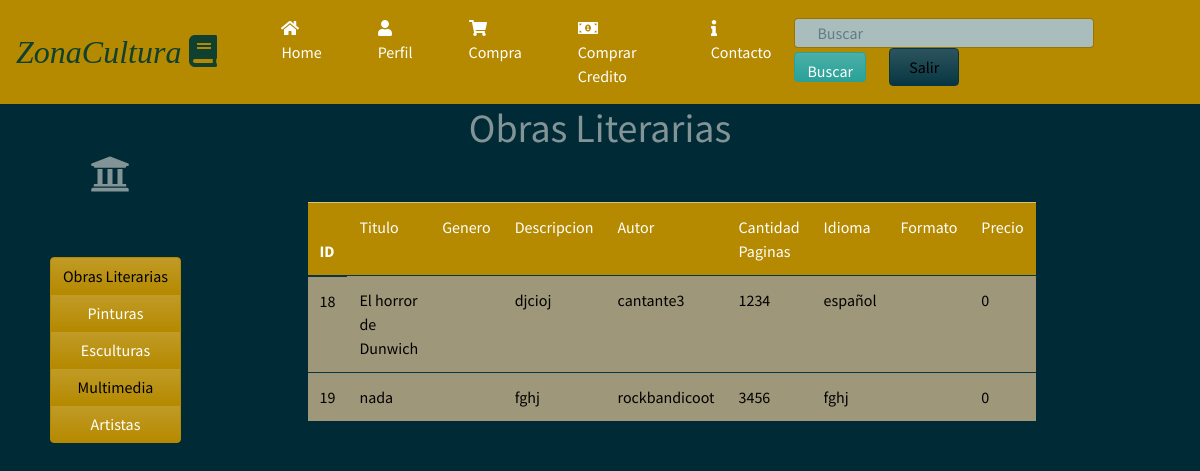
The page /CatalogoLibros (signed in) on the database as committed earlier.
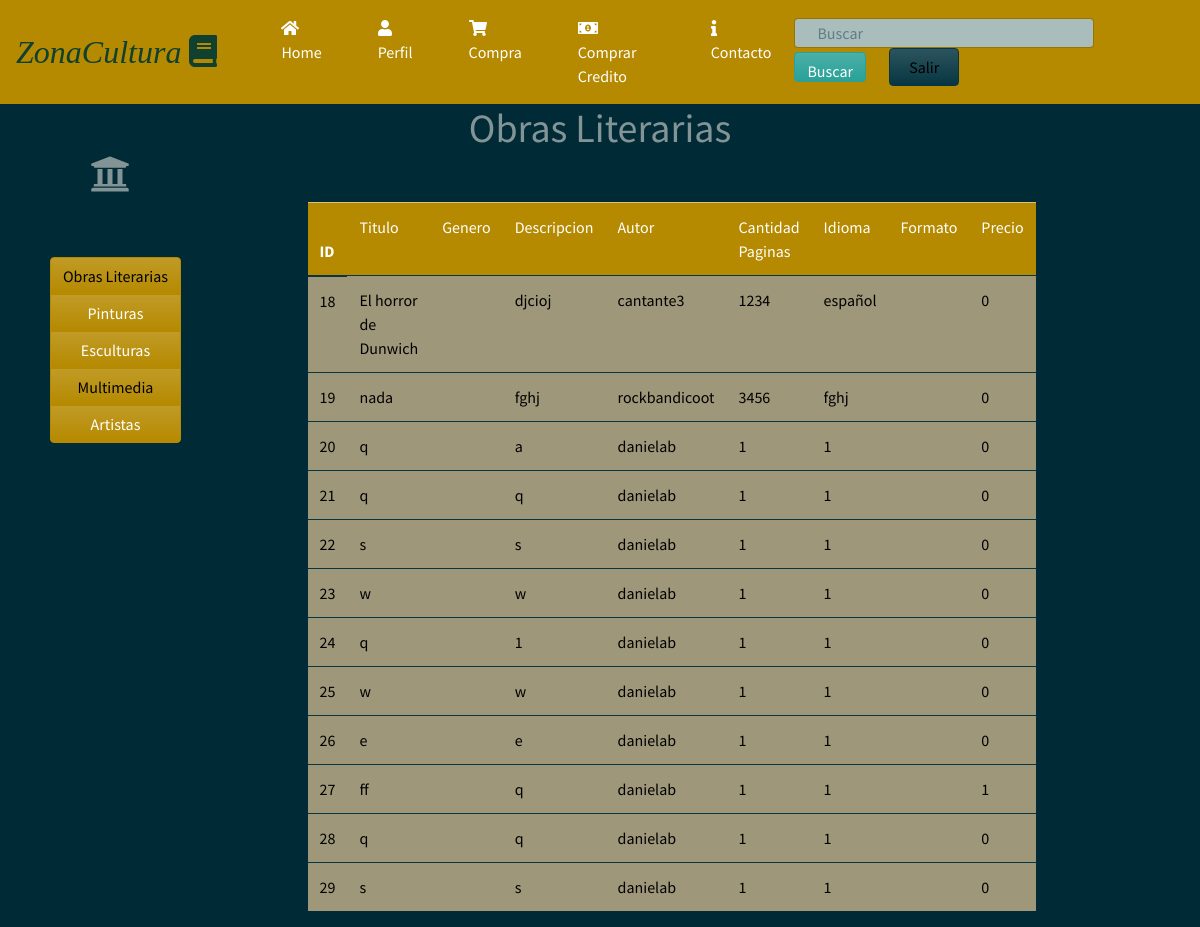
The same page on the database as committed later.
### homePage/models.py (models this page shows, shortened)
class infoLibro(models.Model):
	user=models.ForeignKey(User,on_delete=models.SET_NULL, null=True)
	archivo=models.FileField(upload_to='contenido/books/', validators=[validate_file_extension],default='contenido/books/default.pdf')
	genero= models.ForeignKey(GeneroLiterario, on_delete=models.SET_NULL, null=True)
	Titulo= models.CharField(max_length=50)
	Descripcion=models.TextField(max_length=2000)
	ISBN= models.IntegerField()
	PrecioLibro= models.IntegerField(default=0)
	CantidadPaginas=models.IntegerField()
	Idioma=models.CharField(max_length=15)
	imagen=models.ImageField(upload_to='images/books/covers/',default='images/books/covers/default.jpg', null=True,blank=True )

### homePage/views.py (the view)
# urls.py: url(r'^CatalogoLibros$',views.libros_view, name='catalogo libros'),
@login_required(login_url='/')
def libros_view(request):
	libros=infoLibro.objects.all()
	contexto={'libros':libros}
	return render(request, 'catalogolibros.html',contexto)

### homePage/templates/catalogolibros.html (shortened to what this page needs)
{% load staticfiles %}
<!DOCTYPE html>
<html>
<head>
  <link rel="stylesheet" type="text/css" href="{% static 'css/bootstrap1.min.css' %}">
  <link rel="stylesheet" href="https://use.fontawesome.com/releases/v5.0.8/css/solid.css">
    <link rel="stylesheet" href="static/css/paginahome.css">
</head>
<body>
  <nav class="navbar navbar-expand-lg navbar-dark bg-primary">
      <a class="navbar-brand"><em><font size="6" color="#0F4030" face="Trebuchet MS">ZonaCultura  <i class="fas fa-book"></i></font></em></a>
    <div class="collapse navbar-collapse" id="navbarColor01">
      <ul class="navbar-nav mr-auto">
          <li class="nav-item active">
            <a class="nav-link" href="/HomePage"><i class="fas fa-home"></i> Home<span class="sr-only">(current)</span></a>
          </li>
          <li class="nav-item active">
            <a class="nav-link" href="Perfil"><i class="fas fa-user"></i> Perfil</a>
          </li>
          <li class="nav-item active">
            <a class="nav-link" href="CarritoVista"><i class="fas fa-shopping-cart"></i> Compra</a>
          </li>
          <li class="nav-item active">
            <a class="nav-link" href="CompraCredito"><i class="fas fa-money-bill-alt"></i> Comprar Credito</a>
          </li>
          <li class="nav-item active">
            <a class="nav-link" href=""><i class="fas fa-info"></i>  Contacto</a>
          </li>
      </ul>
      <form class="form-inline my-2 my-lg-2">
        <div class="col-12">
            <input class="form-control mr-sm-0" type="text" placeholder="Buscar" id="input-search">
            <button class="btn btn-success" type="submit" id="Buscar">Buscar</button>
            <button class="btn btn-dark my-5 my-sm-0" type="submit" id="Salir"><a href="">Salir</a></button>
          </div>
      </form>
    </div>
  </nav>
<div>
    <div class="row">
      <div class="col col-3">
        <h1><i class="fas fa-university" id="lll"></i></h1>
          <div class="btn-group-vertical" data-toggle="buttons">
            <button type="button" class="btn btn-primary"><a href="CatalogoLibros">Obras Literarias</a></button>
            <button type="button" class="btn btn-primary">Pinturas</button>
            <button type="button" class="btn btn-primary">Esculturas</button>
            <button type="button" class="btn btn-primary"><a href="CatalogoMultimedia">Multimedia</a></button>
            <button type="button" class="btn btn-primary">Artistas</button>
          </div>
      </div>
      <div class="col col-6">
        <div class="container-lit conteiner">
          <h1 align="center">Obras Literarias</h1>
          <form class="site-form" method="post">
            <table class="table table-hover">
              <thead>
                <tr class="table-primary">
                  <th scope="row">ID</th>
                  <td>Titulo</td>
                  <td>Genero</td>
                  <td>Descripcion</td>
                  <td>Autor</td>
                  <td>Cantidad Paginas</td>
                  <td>Idioma</td>
                  <td>Formato</td>
                  <td>Precio</td>
                </tr>
              </thead>
              <tbody>
                {% if libros %}
                {% for libro in libros %}
                <tr>
                  <td><a href="Producto/ContenidoLiterario/{{libro.pk}}">{{libro.pk}}</td>
                  <td>{{libro.Titulo}}</a></td>
                  <td>
                  </td>
                  <td>{{libro.Descripcion}}</td>
                  <td>{{libro.user.username}}</td>
                  <td>{{libro.CantidadPaginas}}</td>
                  <td>{{libro.Idioma}}</td>
                  <td>
                  </td>
                  <td>{{libro.PrecioLibro}}</td>
                </tr>
                {% endfor %}
                {% else %}
                <h1>No hay registros de libros</h1>
                {% endif %}
              </tbody>
            </table>
          </form>
        </div>
      </div>
      <div class="col col-3"></div>
    </div>
  </div>

### homePage/static/css/paginahome.css (style rules this page uses)
#input-search { width: 300px; height: 30px; text-indent: 10px; }
#Salir { width: 70px; margin-left: 20px; margin-right: 0 auto; background-color: #F59251; }
#Buscar { height: 30px; }
.table { margin-top: 50px; border-color: #000; background-color: #9F977A; color: black; }
.btn-group-vertical { margin-top: 0px; padding-top: 50px; margin-left: 50px; }
#lll { margin-top: 50px; margin-left: 90px; margin-bottom: 0px; }
.nav-link { margin-left: 40px; }
.btn a { color: black; }
td a { color: black; }

Rows that differ between the two databases and show on the page:
added infoLibro: pk "20", Titulo "q", Descripcion "a", user.username "danielab", CantidadPaginas "1", Idioma "1", PrecioLibro "0"
added infoLibro: pk "21", Titulo "q", Descripcion "q", user.username "danielab", CantidadPaginas "1", Idioma "1", PrecioLibro "0"
added infoLibro: pk "22", Titulo "s", Descripcion "s", user.username "danielab", CantidadPaginas "1", Idioma "1", PrecioLibro "0"
added infoLibro: pk "23", Titulo "w", Descripcion "w", user.username "danielab", CantidadPaginas "1", Idioma "1", PrecioLibro "0"
added infoLibro: pk "24", Titulo "q", Descripcion "1", user.username "danielab", CantidadPaginas "1", Idioma "1", PrecioLibro "0"
added infoLibro: pk "25", Titulo "w", Descripcion "w", user.username "danielab", CantidadPaginas "1", Idioma "1", PrecioLibro "0"
added infoLibro: pk "26", Titulo "e", Descripcion "e", user.username "danielab", CantidadPaginas "1", Idioma "1", PrecioLibro "0"
added infoLibro: pk "27", Titulo "ff", Descripcion "q", user.username "danielab", CantidadPaginas "1", Idioma "1", PrecioLibro "1"
added infoLibro: pk "28", Titulo "q", Descripcion "q", user.username "danielab", CantidadPaginas "1", Idioma "1", PrecioLibro "0"
added infoLibro: pk "29", Titulo "s", Descripcion "s", user.username "danielab", CantidadPaginas "1", Idioma "1", PrecioLibro "0"
